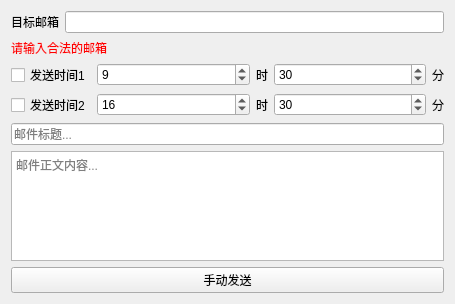
<?xml version="1.0" encoding="UTF-8"?>
<ui version="4.0">
 <class>Form</class>
 <widget class="QWidget" name="Form">
  <property name="geometry">
   <rect>
    <x>0</x>
    <y>0</y>
    <width>455</width>
    <height>304</height>
   </rect>
  </property>
  <property name="windowTitle">
   <string>Form</string>
  </property>
  <layout class="QVBoxLayout" name="verticalLayout">
   <item>
    <layout class="QHBoxLayout" name="horizontalLayout">
     <item>
      <widget class="QLabel" name="label">
       <property name="text">
        <string>目标邮箱</string>
       </property>
      </widget>
     </item>
     <item>
      <widget class="QLineEdit" name="Mail_LE"/>
     </item>
    </layout>
   </item>
   <item>
    <widget class="QLabel" name="Validate_Label">
     <property name="styleSheet">
      <string notr="true">color:red</string>
     </property>
     <property name="text">
      <string>请输入合法的邮箱</string>
     </property>
    </widget>
   </item>
   <item>
    <layout class="QHBoxLayout" name="horizontalLayout_3">
     <item>
      <widget class="QCheckBox" name="Send_CB">
       <property name="text">
        <string>发送时间1</string>
       </property>
      </widget>
     </item>
     <item>
      <widget class="QSpinBox" name="Hour_SB">
       <property name="sizePolicy">
        <sizepolicy hsizetype="Expanding" vsizetype="Fixed">
         <horstretch>0</horstretch>
         <verstretch>0</verstretch>
        </sizepolicy>
       </property>
       <property name="maximum">
        <number>24</number>
       </property>
       <property name="value">
        <number>9</number>
       </property>
      </widget>
     </item>
     <item>
      <widget class="QLabel" name="label_3">
       <property name="sizePolicy">
        <sizepolicy hsizetype="Preferred" vsizetype="Preferred">
         <horstretch>0</horstretch>
         <verstretch>0</verstretch>
        </sizepolicy>
       </property>
       <property name="text">
        <string>时</string>
       </property>
      </widget>
     </item>
     <item>
      <widget class="QSpinBox" name="Minute_SB">
       <property name="sizePolicy">
        <sizepolicy hsizetype="Expanding" vsizetype="Fixed">
         <horstretch>0</horstretch>
         <verstretch>0</verstretch>
        </sizepolicy>
       </property>
       <property name="maximum">
        <number>59</number>
       </property>
       <property name="value">
        <number>30</number>
       </property>
      </widget>
     </item>
     <item>
      <widget class="QLabel" name="label_4">
       <property name="sizePolicy">
        <sizepolicy hsizetype="Preferred" vsizetype="Preferred">
         <horstretch>0</horstretch>
         <verstretch>0</verstretch>
        </sizepolicy>
       </property>
       <property name="text">
        <string>分</string>
       </property>
      </widget>
     </item>
    </layout>
   </item>
   <item>
    <layout class="QHBoxLayout" name="horizontalLayout_4">
     <item>
      <widget class="QCheckBox" name="Send2_CB">
       <property name="text">
        <string>发送时间2</string>
       </property>
      </widget>
     </item>
     <item>
      <widget class="QSpinBox" name="Hour2_SB">
       <property name="sizePolicy">
        <sizepolicy hsizetype="Expanding" vsizetype="Fixed">
         <horstretch>0</horstretch>
         <verstretch>0</verstretch>
        </sizepolicy>
       </property>
       <property name="maximum">
        <number>24</number>
       </property>
       <property name="value">
        <number>16</number>
       </property>
      </widget>
     </item>
     <item>
      <widget class="QLabel" name="label_6">
       <property name="sizePolicy">
        <sizepolicy hsizetype="Preferred" vsizetype="Preferred">
         <horstretch>0</horstretch>
         <verstretch>0</verstretch>
        </sizepolicy>
       </property>
       <property name="text">
        <string>时</string>
       </property>
      </widget>
     </item>
     <item>
      <widget class="QSpinBox" name="Minute2_SB">
       <property name="sizePolicy">
        <sizepolicy hsizetype="Expanding" vsizetype="Fixed">
         <horstretch>0</horstretch>
         <verstretch>0</verstretch>
        </sizepolicy>
       </property>
       <property name="maximum">
        <number>59</number>
       </property>
       <property name="value">
        <number>30</number>
       </property>
      </widget>
     </item>
     <item>
      <widget class="QLabel" name="label_7">
       <property name="sizePolicy">
        <sizepolicy hsizetype="Preferred" vsizetype="Preferred">
         <horstretch>0</horstretch>
         <verstretch>0</verstretch>
        </sizepolicy>
       </property>
       <property name="text">
        <string>分</string>
       </property>
      </widget>
     </item>
    </layout>
   </item>
   <item>
    <widget class="QLineEdit" name="Title_LE">
     <property name="placeholderText">
      <string>邮件标题...</string>
     </property>
    </widget>
   </item>
   <item>
    <widget class="QPlainTextEdit" name="Content_TE">
     <property name="placeholderText">
      <string>邮件正文内容...</string>
     </property>
    </widget>
   </item>
   <item>
    <widget class="QPushButton" name="Send_BTN">
     <property name="text">
      <string>手动发送</string>
     </property>
    </widget>
   </item>
  </layout>
 </widget>
 <resources/>
 <connections/>
</ui>
